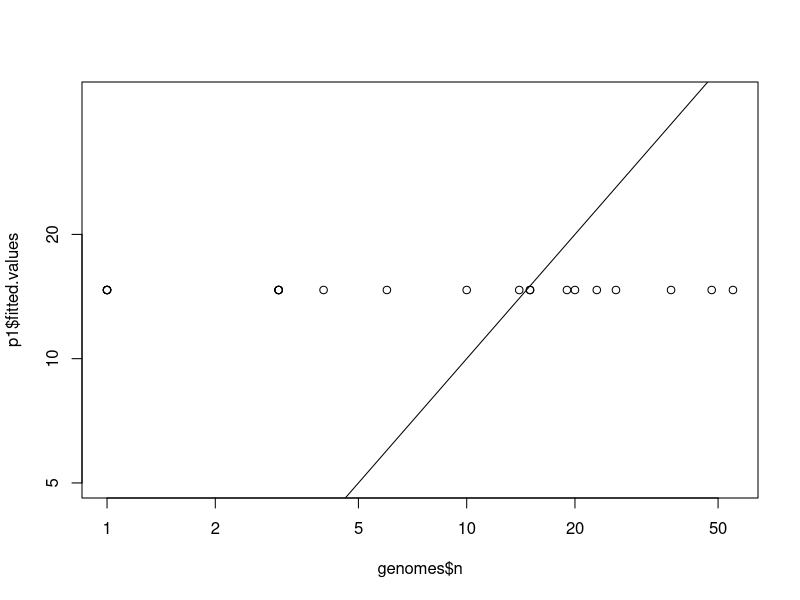
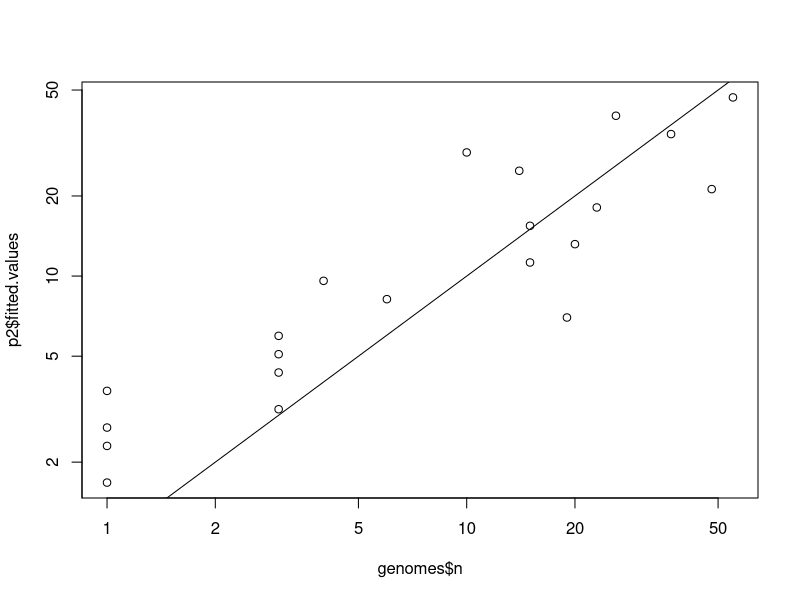
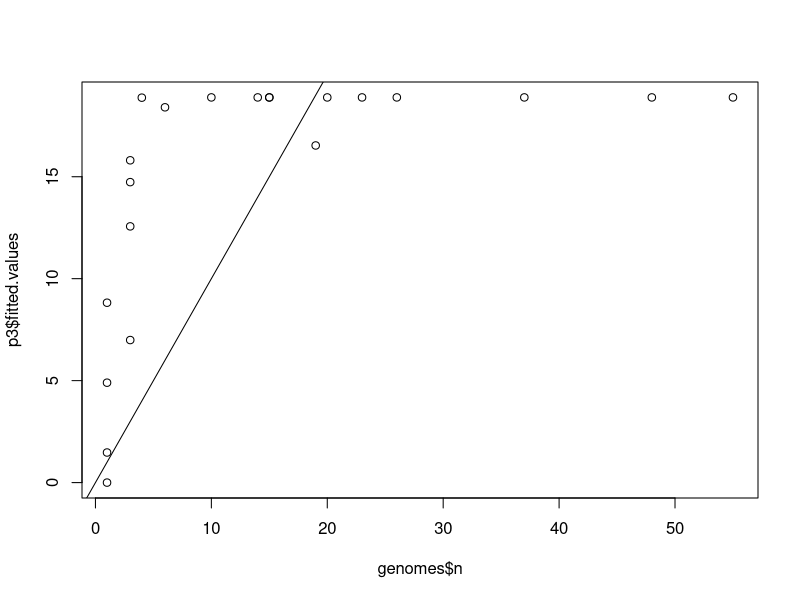
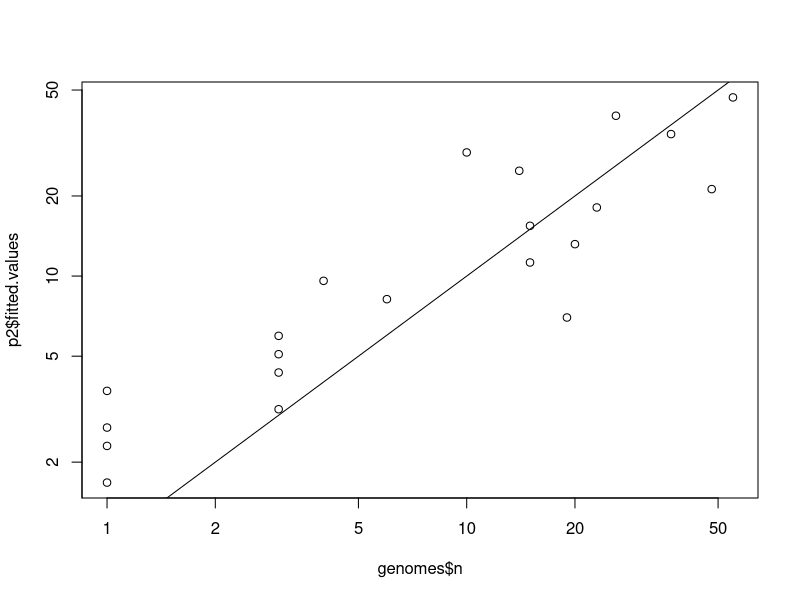
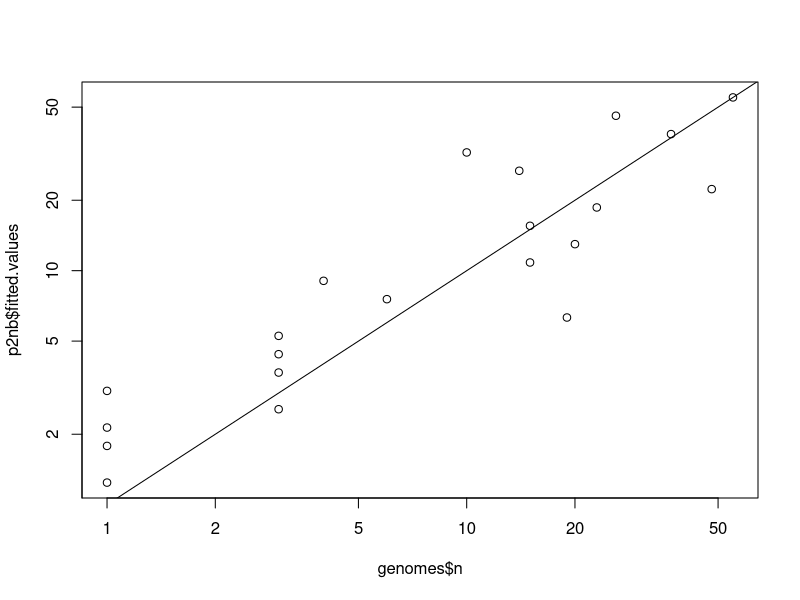

The R script that drew these images, in order:
library(tidyverse)
genomes <- read_csv("data/genomes.csv")
genomes <- genomes %>% 
  group_by(Year) %>% 
  tally() %>% 
  ungroup() %>% 
  arrange(Year)
costs <- read_csv("data/sequencing_cost.csv")
genomes <- genomes %>% 
  inner_join(costs)

# model only intercept
p1 <- glm(n ~ 1, data = genomes, family = "poisson")
plot(genomes$n, p1$fitted.values, log = "xy"); abline(c(0,1))
AIC(p1)

# model Year
p2 <- glm(n ~ Year, data = genomes, family = "poisson")
plot(genomes$n, p2$fitted.values, log = "xy"); abline(c(0,1))
AIC(p2)

# model Cost
p3 <- glm(n ~ Dollars_per_Mb, data = genomes, family = "poisson")
plot(genomes$n, p3$fitted.values); abline(c(0,1))
AIC(p3)


p2 <- glm(n ~ Year, data = genomes, family = "poisson")
plot(genomes$n, p2$fitted.values, log = "xy"); abline(c(0,1))
AIC(p2)

# contrast with negative binomial
p2nb <- MASS::glm.nb(n ~ Year, data = genomes)
plot(genomes$n, p2nb$fitted.values, log = "xy"); abline(c(0,1))
AIC(p2nb)




